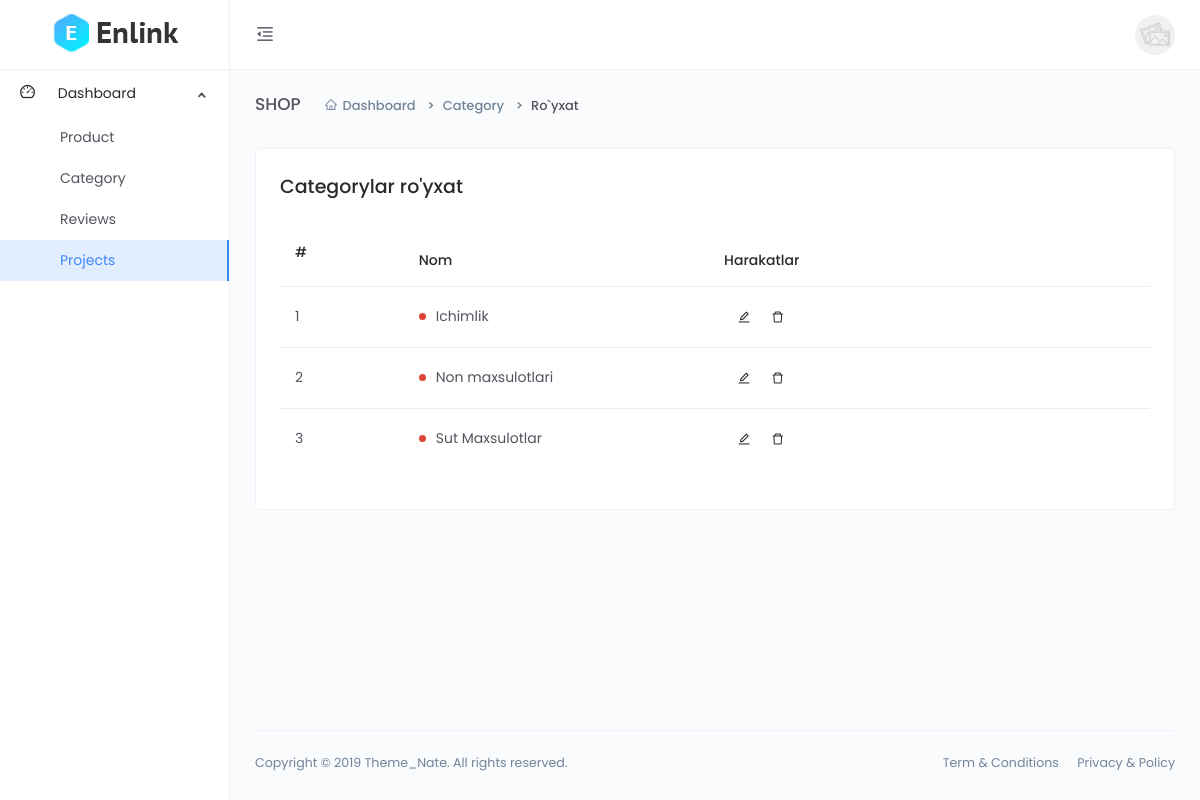
/category-list, run on an earlier commit of the app's database.
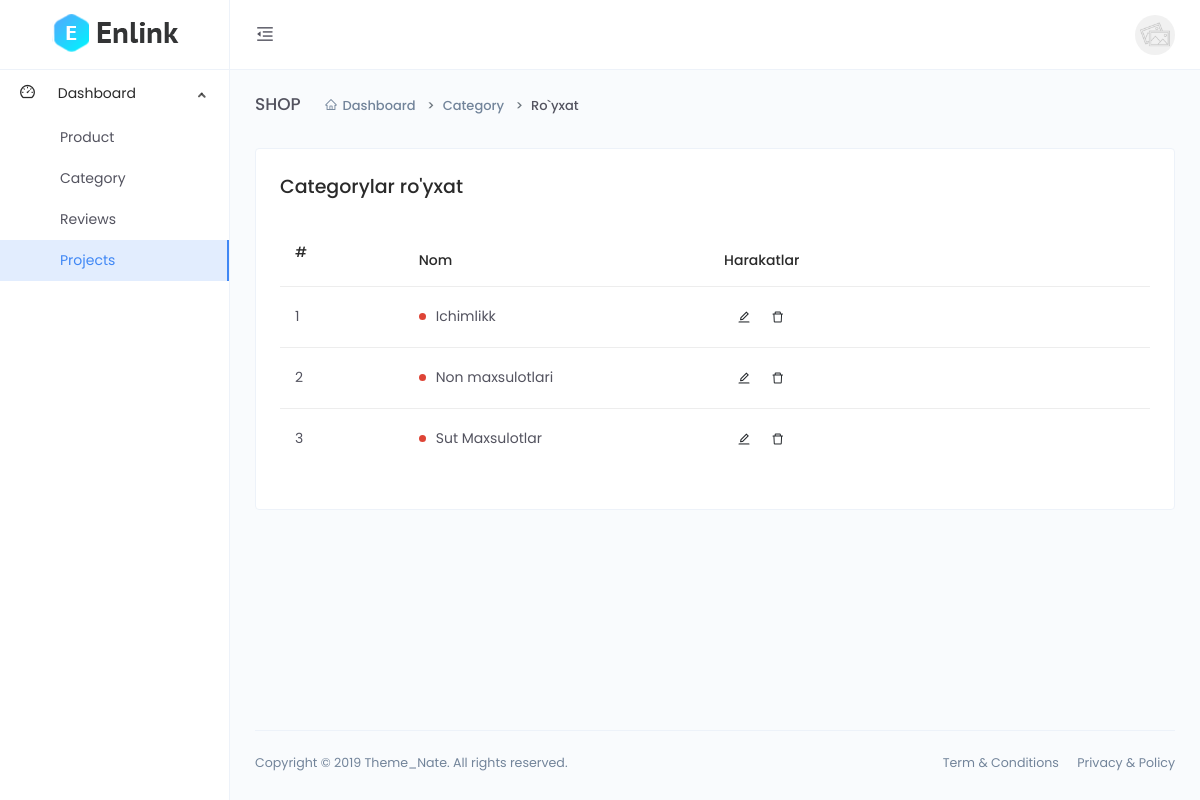
And on a later commit of the database.
### main/models.py (models this page shows)
class Category(models.Model):
    name = models.CharField(max_length=255, unique=True)

### main/dashboard/views.py (the view)
# urls.py: path('category-list', views.category_list, name='category_list'),
def category_list(request):
        queryset = models.Category.objects.all()
        context = {
            'queryset':queryset
            }
        return render(request, 'dashboard/category/list.html', context)

### templates/dashboard/category/list.html (shortened to what this page needs)
{% extends 'dashboard/base.html' %}
{% block content %}
<div class="main-content">
    <div class="page-header">
        <h2 class="header-title">SHOP</h2>
        <div class="header-sub-title">
            <nav class="breadcrumb breadcrumb-dash">
                <a href="#" class="breadcrumb-item"><i class="anticon anticon-home m-r-5"></i>Dashboard</a>
                <a class="breadcrumb-item" href="#">Category</a>
                <span class="breadcrumb-item active">Ro`yxat</span>
            </nav>
        </div>
    </div>
    <div class="card">
        <div class="card-body">
            <h4>Categorylar ro'yxat</h4>
            <div class="m-t-25">
                <div class="table-responsive">
                    <table class="table">
                        <thead>
                            <tr role="row">
                                <th class="sorting" tabindex="0" aria-controls="DataTables_Table_0" rowspan="1" colspan="1" aria-label=": activate to sort column ascending" style="width: 53.8906px;">
                                    <div class="checkbox">
                                        <label for="checkAll"> #</label>
                                    </div>
                                </th>
                                <th class="sorting" tabindex="0" aria-controls="DataTables_Table_0" rowspan="1" colspan="1" aria-label="ID: activate to sort column ascending" style="width: 55.8438px;">Nom</th>
                                <th class="sorting" tabindex="0" aria-controls="DataTables_Table_0" rowspan="1" colspan="1" aria-label="Customer: activate to sort column ascending" style="width: 191.938px;">Harakatlar</th>
                            </tr>
                        </thead>
                        <tbody>
                            {% for q in queryset %}
                            <tr role="row" class="odd">
                                <td>{{forloop.counter}}</td>
                                <td class="sorting_1">
                                    <div class="d-flex align-items-center">
                                        <div class="badge badge-danger badge-dot m-r-10"></div>
                                        <div>{{q.name}}</div>
                                    </div>
                                </td>
                                <td class="text-left">
                                    <div style="margin-left: 5px;">
                                        <a href="{% url 'dashboard:category_update' q.id %}">
                                        <button class="btn btn-icon btn-hover btn-sm btn-rounded">
                                            <i class="anticon anticon-edit"></i>
                                        </button>
                                        <button class="btn btn-icon btn-hover btn-sm btn-rounded">
                                            <i class="anticon anticon-delete"></i>
                                        </button>
                                    </div>
                                </td>
                            </tr>
                            {% endfor %}
                        </tbody>
                    </table>
                </div>
            </div>
        </div>
    </div>
</div>
{% endblock %}

What changed in the data, as far as the page shows it:
changed Category: name "Ichimlik" → "Ichimlikk"
